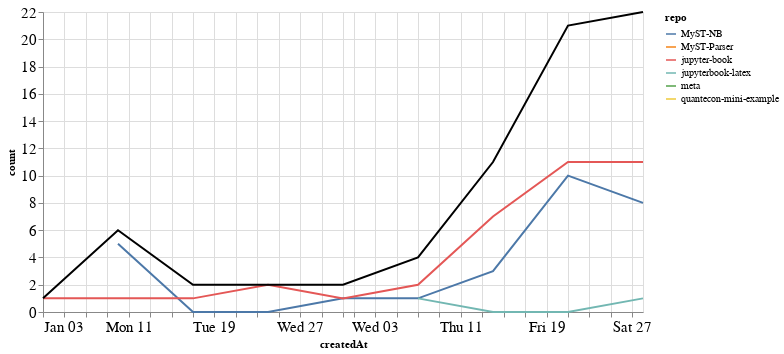

The notebook cell saved with this chart:
### Markdown cell above
### Comments

### Code cell
comments_time = comments.groupby('repo').resample('W', on='createdAt').count()['author'].reset_index()
comments_time = comments_time.rename(columns={'author': 'count'})
comments_time_total = comments_time.groupby('createdAt').agg({"count": "sum"}).reset_index()
ch1 = alt.Chart(comments_time, width=600).mark_line().encode(
    x='createdAt',
    y='count',
    color='repo',
    tooltip="repo"
)

ch2 = alt.Chart(comments_time_total, width=600).mark_line(color="black").encode(
    x='createdAt',
    y='count',
)

ch1 + ch2

### Figure 1 — Vega-Lite specification as saved in the notebook (floating-point values rounded to 4 significant figures)
{"config": {"axisLeft": {"labelFontSize": 15}, "axisBottom": {"labelFontSize": 15}}, "layer": [{"data": {"name": "data-50a46a1bdf5adda247dad84214e4afcf"}, "mark": "line", "encoding": {"color": {"type": "nominal", "field": "repo"}, "tooltip": {"type": "nominal", "field": "repo"}, "x": {"type": "temporal", "field": "createdAt"}, "y": {"type": "quantitative", "field": "count"}}, "width": 600}, {"data": {"name": "data-26508b0e0b43233680f5a6d9f9abc8a4"}, "mark": {"type": "line", "color": "black"}, "encoding": {"x": {"type": "temporal", "field": "createdAt"}, "y": {"type": "quantitative", "field": "count"}}, "width": 600}], "$schema": "https://vega.github.io/schema/vega-lite/v4.8.1.json", "datasets": {"data-50a46a1bdf5adda247dad84214e4afcf": [{"repo": "MyST-NB", "createdAt": "2021-01-10T00:00:00", "count": 5}, {"repo": "MyST-NB", "createdAt": "2021-01-17T00:00:00", "count": 0}, {"repo": "MyST-NB", "createdAt": "2021-01-24T00:00:00", "count": 0}, {"repo": "MyST-NB", "createdAt": "2021-01-31T00:00:00", "count": 1}, {"repo": "MyST-NB", "createdAt": "2021-02-07T00:00:00", "count": 1}, {"repo": "MyST-NB", "createdAt": "2021-02-14T00:00:00", "count": 3}, {"repo": "MyST-NB", "createdAt": "2021-02-21T00:00:00", "count": 10}, {"repo": "MyST-NB", "createdAt": "2021-02-28T00:00:00", "count": 8}, {"repo": "MyST-Parser", "createdAt": "2021-01-17T00:00:00", "count": 1}, {"repo": "jupyter-book", "createdAt": "2021-01-03T00:00:00", "count": 1}, {"repo": "jupyter-book", "createdAt": "2021-01-10T00:00:00", "count": 1}, {"repo": "jupyter-book", "createdAt": "2021-01-17T00:00:00", "count": 1}, {"repo": "jupyter-book", "createdAt": "2021-01-24T00:00:00", "count": 2}, {"repo": "jupyter-book", "createdAt": "2021-01-31T00:00:00", "count": 1}, {"repo": "jupyter-book", "createdAt": "2021-02-07T00:00:00", "count": 2}, {"repo": "jupyter-book", "createdAt": "2021-02-14T00:00:00", "count": 7}, {"repo": "jupyter-book", "createdAt": "2021-02-21T00:00:00", "count": 11}, {"repo": "jupyter-book", "createdAt": "2021-02-28T00:00:00", "count": 11}, {"repo": "jupyterbook-latex", "createdAt": "2021-02-07T00:00:00", "count": 1}, {"repo": "jupyterbook-latex", "createdAt": "2021-02-14T00:00:00", "count": 0}, {"repo": "jupyterbook-latex", "createdAt": "2021-02-21T00:00:00", "count": 0}, {"repo": "jupyterbook-latex", "createdAt": "2021-02-28T00:00:00", "count": 1}, {"repo": "meta", "createdAt": "2021-02-28T00:00:00", "count": 2}, {"repo": "quantecon-mini-example", "createdAt": "2021-02-14T00:00:00", "count": 1}], "data-26508b0e0b43233680f5a6d9f9abc8a4": [{"createdAt": "2021-01-03T00:00:00", "count": 1}, {"createdAt": "2021-01-10T00:00:00", "count": 6}, {"createdAt": "2021-01-17T00:00:00", "count": 2}, {"createdAt": "2021-01-24T00:00:00", "count": 2}, {"createdAt": "2021-01-31T00:00:00", "count": 2}, {"createdAt": "2021-02-07T00:00:00", "count": 4}, {"createdAt": "2021-02-14T00:00:00", "count": 11}, {"createdAt": "2021-02-21T00:00:00", "count": 21}, {"createdAt": "2021-02-28T00:00:00", "count": 22}]}}
